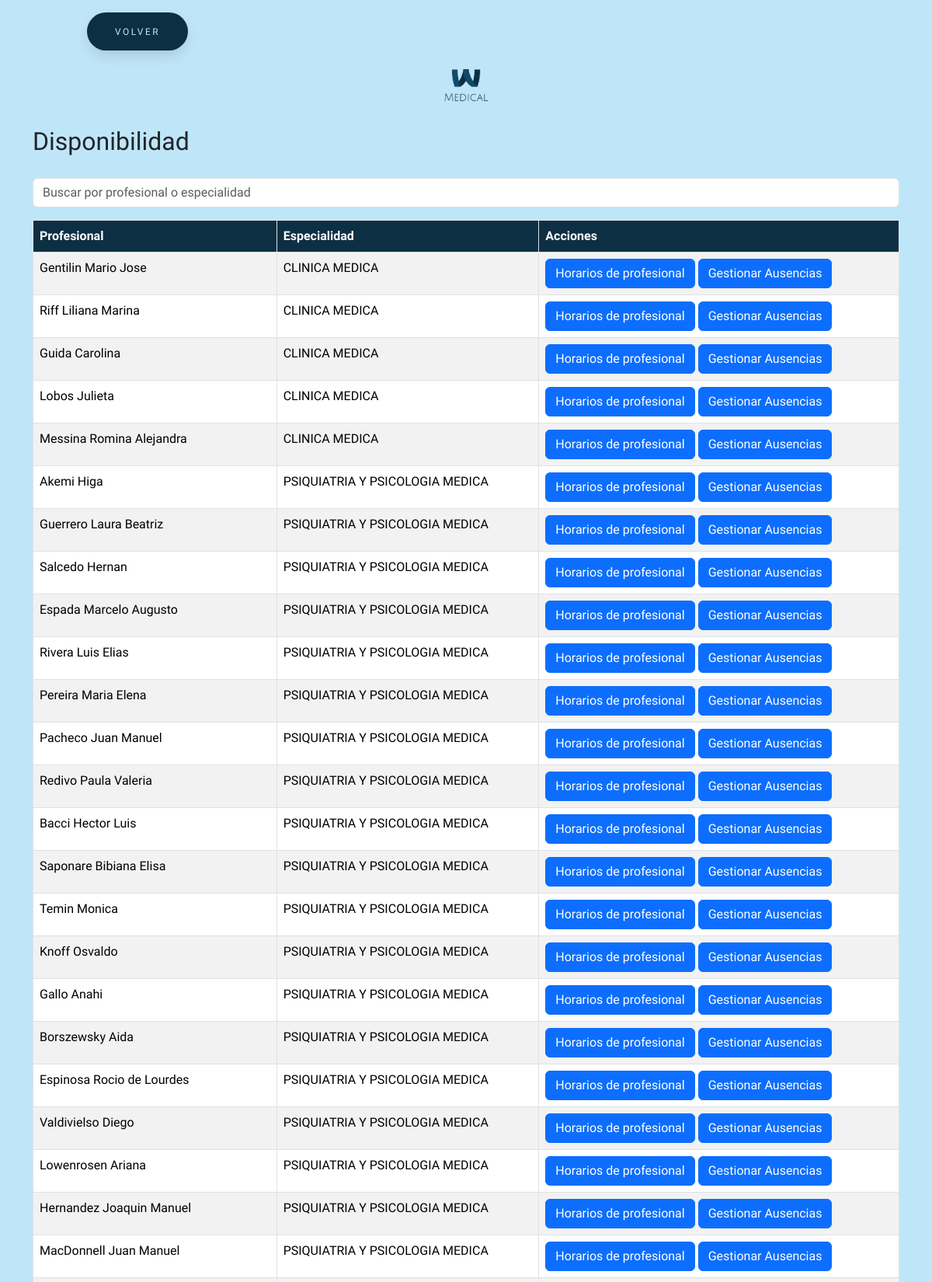
Screenshot of /prueba/todosAjustes/disponibilidad/disponibilidad.php (signed in, upper part) with the database file from the repository.
### tables this page shows
CREATE TABLE `profesional` (
  `id_prof` int(11) NOT NULL,
  `nombreYapellido` varchar(255) NOT NULL,
  `id_especialidad` int(11) NOT NULL,
  `domicilio` varchar(255) NOT NULL,
  `localidad` varchar(255) NOT NULL,
  `codigo_pos` varchar(255) NOT NULL,
  `matricula_p` varchar(255) NOT NULL,
  `matricula_n` varchar(255) NOT NULL,
  `telefono` int(255) NOT NULL,
  `email` varchar(255) NOT NULL,
  `tipo_doc` varchar(255) NOT NULL,
  `nro_doc` int(255) NOT NULL
);

CREATE TABLE `especialidad` (
  `id_especialidad` int(255) NOT NULL,
  `desc_especialidad` varchar(255) NOT NULL
);

### prueba/todosAjustes/disponibilidad/disponibilidad.php (the view, shortened to what this page needs)
<?php
require_once "../../conexion.php";
$sqlProfesionales = "SELECT * FROM profesional p JOIN especialidad e ON p.id_especialidad=e.id_especialidad";
$resultProfesionales = $conn->query($sqlProfesionales);
?>
<!DOCTYPE html>
<html lang="en">
<head>
    <link href="https://cdn.jsdelivr.net/npm/bootstrap@5.3.3/dist/css/bootstrap.min.css" rel="stylesheet"
>
    <link rel="stylesheet" href="https://cdnjs.cloudflare.com/ajax/libs/font-awesome/6.5.2/css/all.min.css"
 />
    <link rel="stylesheet" href="../../estilos/styleGeneral.css">
    <link rel="stylesheet" href="../../estilos/styleBotones.css">
</head>
<body>
    <button class="button" style="vertical-align:middle; margin-left:7rem"
        onclick="window.location.href = '../../seccionAjustes/ajustes.php';">
        <span>VOLVER</span>
    </button>
    <div class="text-center my-4">
        <img src="../../img/logo.png" alt="Logo MEDICAL" class="img-fluid" style="max-width: 120px;">
    </div>
    <div class="container">
        <div class="title-container">
            <h2>Disponibilidad</h2>
        </div>
        <input type="text" id="searchInput" class="form-control mb-3"
            placeholder="Buscar por profesional o especialidad" onkeyup="filtrarTabla()">
        <table class="table table-striped table-bordered">
            <thead class="table-custom">
                <tr>
                    <th>Profesional</th>
                    <th>Especialidad</th>
                    <th>Acciones</th>
                </tr>
            </thead>
            <tbody id="tableBody">
                <?php if ($resultProfesionales->num_rows > 0): ?>
                    <?php while ($rowProfesional = $resultProfesionales->fetch_assoc()): ?>
                        <tr>
                            <td><?= $rowProfesional['nombreYapellido'] ?></td>
                            <td><?= $rowProfesional['desc_especialidad'] ?></td>
                            <td>
                                <button class="btn btn-primary"
                                    onclick="gestionarDisponibilidad(<?= $rowProfesional['id_prof'] ?>, '<?= $rowProfesional['nombreYapellido'] ?>')">
                                    Horarios de profesional
                                </button>
                                <button class="btn btn-primary"
                                    onclick="gestionarAusencias(<?= $rowProfesional['id_prof'] ?>, '<?= $rowProfesional['nombreYapellido'] ?>')">
                                    Gestionar Ausencias
                                </button>
                            </td>
                        </tr>
                    <?php endwhile; ?>
                <?php else: ?>
                    <tr>
                        <td colspan="3">No se encontraron profesionales.</td>
                    </tr>
                <?php endif; ?>
            </tbody>
        </table>
    </div>
</body>
</html>

### prueba/estilos/styleGeneral.css (style rules this page uses)
:root { --primary-color: #0d2f44; }
body, html { background-color: #bfe6f8 !important; font-family: 'Cabin Condensed', sans-serif !important; }
.table-custom th { background-color: var(--primary-color) !important; color: white !important; }

### prueba/estilos/styleBotones.css (style rules this page uses)
:root { --primary-color: #0d2f44; }
body, html { background-color: #bfe6f8 !important; font-family: 'Cabin Condensed', sans-serif !important; }
.title-container { display: flex; align-items: center; justify-content: space-between; margin-bottom: 20px; }
.button { padding: 1.3em 3em; font-size: 12px; text-transform: uppercase; letter-spacing: 2.5px; font-weight: 500; color: #bfe6f8; background-color: var(--primary-color) !important; border-color: var(--primary-color) !important; border: none; border-radius: 45px; box-shadow: 0px 8px 15px rgba(0, 0, 0, 0.1); transition: all 0.3s ease 0s; cursor: pointer; outline: none; margin-top: 1rem; }

### rows the page displays
profesional: nombreYapellido "Gentilin Mario Jose", id_especialidad.desc_especialidad "CLINICA MEDICA"
profesional: nombreYapellido "Riff Liliana Marina", id_especialidad.desc_especialidad "CLINICA MEDICA"
profesional: nombreYapellido "Guida Carolina", id_especialidad.desc_especialidad "CLINICA MEDICA"
profesional: nombreYapellido "Lobos Julieta", id_especialidad.desc_especialidad "CLINICA MEDICA"
profesional: nombreYapellido "Messina Romina Alejandra", id_especialidad.desc_especialidad "CLINICA MEDICA"
profesional: nombreYapellido "Akemi Higa", id_especialidad.desc_especialidad "PSIQUIATRIA Y PSICOLOGIA MEDICA"
profesional: nombreYapellido "Guerrero Laura Beatriz", id_especialidad.desc_especialidad "PSIQUIATRIA Y PSICOLOGIA MEDICA"
profesional: nombreYapellido "Salcedo Hernan", id_especialidad.desc_especialidad "PSIQUIATRIA Y PSICOLOGIA MEDICA"
profesional: nombreYapellido "Espada Marcelo Augusto", id_especialidad.desc_especialidad "PSIQUIATRIA Y PSICOLOGIA MEDICA"
profesional: nombreYapellido "Rivera Luis Elias", id_especialidad.desc_especialidad "PSIQUIATRIA Y PSICOLOGIA MEDICA"
profesional: nombreYapellido "Pereira Maria Elena", id_especialidad.desc_especialidad "PSIQUIATRIA Y PSICOLOGIA MEDICA"
profesional: nombreYapellido "Pacheco Juan Manuel", id_especialidad.desc_especialidad "PSIQUIATRIA Y PSICOLOGIA MEDICA"
profesional: nombreYapellido "Redivo Paula Valeria", id_especialidad.desc_especialidad "PSIQUIATRIA Y PSICOLOGIA MEDICA"
profesional: nombreYapellido "Bacci Hector Luis", id_especialidad.desc_especialidad "PSIQUIATRIA Y PSICOLOGIA MEDICA"
profesional: nombreYapellido "Saponare Bibiana Elisa", id_especialidad.desc_especialidad "PSIQUIATRIA Y PSICOLOGIA MEDICA"
profesional: nombreYapellido "Temin Monica", id_especialidad.desc_especialidad "PSIQUIATRIA Y PSICOLOGIA MEDICA"
profesional: nombreYapellido "Knoff Osvaldo", id_especialidad.desc_especialidad "PSIQUIATRIA Y PSICOLOGIA MEDICA"
profesional: nombreYapellido "Gallo Anahi", id_especialidad.desc_especialidad "PSIQUIATRIA Y PSICOLOGIA MEDICA"
profesional: nombreYapellido "Borszewsky Aida", id_especialidad.desc_especialidad "PSIQUIATRIA Y PSICOLOGIA MEDICA"
profesional: nombreYapellido "Espinosa Rocio de Lourdes", id_especialidad.desc_especialidad "PSIQUIATRIA Y PSICOLOGIA MEDICA"
profesional: nombreYapellido "Valdivielso Diego", id_especialidad.desc_especialidad "PSIQUIATRIA Y PSICOLOGIA MEDICA"
profesional: nombreYapellido "Lowenrosen Ariana", id_especialidad.desc_especialidad "PSIQUIATRIA Y PSICOLOGIA MEDICA"
profesional: nombreYapellido "Hernandez Joaquin Manuel", id_especialidad.desc_especialidad "PSIQUIATRIA Y PSICOLOGIA MEDICA"
profesional: nombreYapellido "MacDonnell Juan Manuel", id_especialidad.desc_especialidad "PSIQUIATRIA Y PSICOLOGIA MEDICA"
